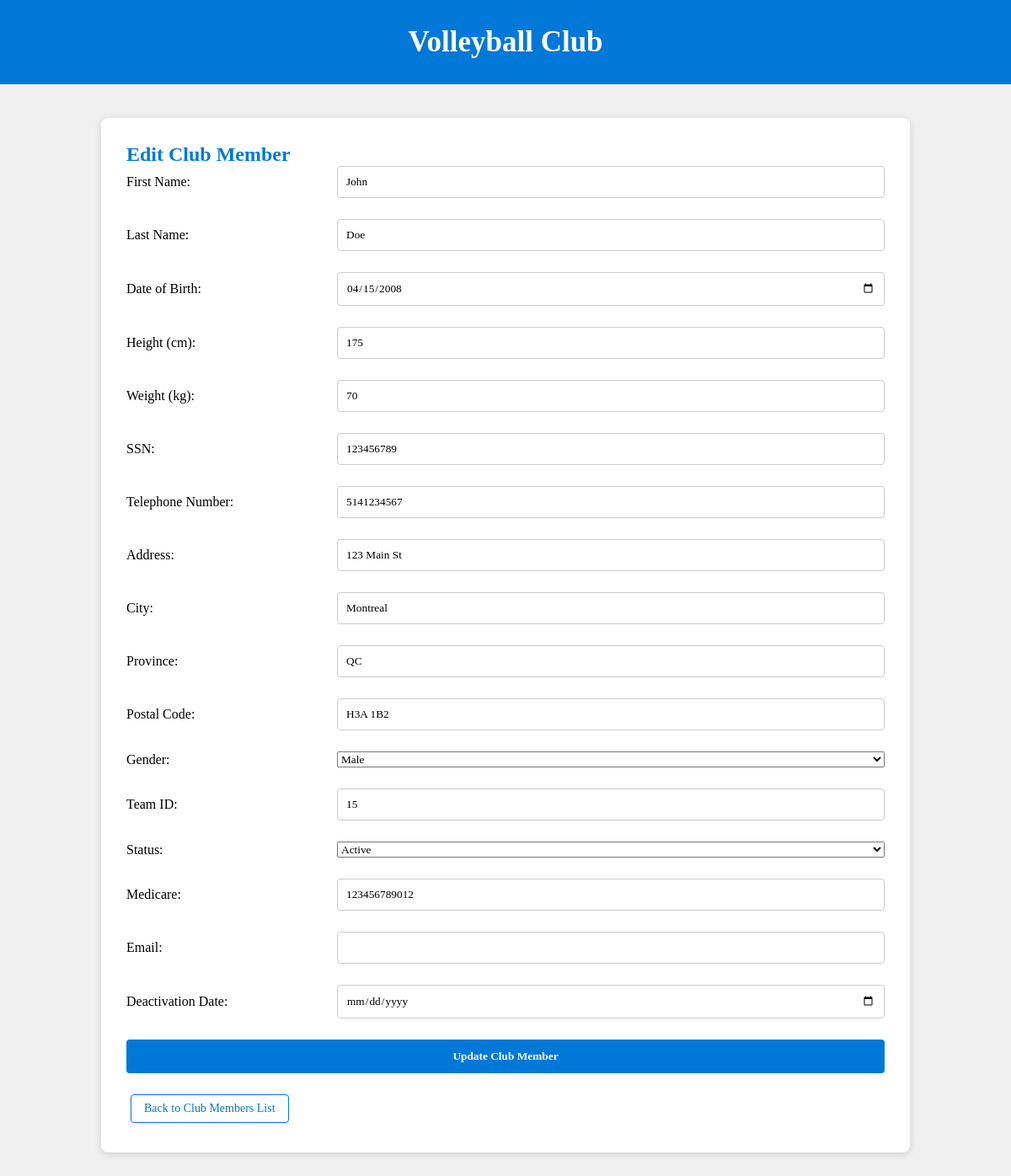
Screenshot of /clubmembers/update_clubmembers.php?clubmember_id=301 with the database file from the repository.
### tables this page shows
CREATE TABLE Clubmembers (
	clubmember_id INT PRIMARY KEY AUTO_INCREMENT,	
	teams_id INT, 			
	first_name VARCHAR(255),
    last_name VARCHAR(255),
    date_of_birth DATE,
    height INT,
    weight INT,
    ssn CHAR(15) NOT NULL UNIQUE,
    medicare CHAR(15) NOT NULL UNIQUE, 
    telephone_number CHAR(15),
    address VARCHAR(255),
    city VARCHAR(255),
    province VARCHAR(255),
    postal_code CHAR(7),
    gender ENUM('male', 'female'),
	status ENUM('active', 'inactive') DEFAULT 'inactive',
	FOREIGN KEY (teams_id) REFERENCES Teams(teams_id) ON DELETE CASCADE
);

### clubmembers/update_clubmembers.php (the view, shortened to what this page needs)
<?php
require_once "../db_connect.php";
$clubmember_id = isset($_POST['clubmember_id']) ? $_POST['clubmember_id'] : (isset($_GET['clubmember_id']) ? $_GET['clubmember_id'] : null);
$club_member = null;
if ($clubmember_id) {
    $query = "SELECT * FROM Clubmembers WHERE clubmember_id = ?";
    $stmt = $conn->prepare($query);
    $stmt->bind_param("i", $clubmember_id);
    $stmt->execute();
    $result = $stmt->get_result();
    $club_member = $result->fetch_assoc();
}
?>
<!DOCTYPE html>
<html>
<head>
    <link rel="stylesheet" href="../css/style.css">
</head>
<body>
<h1>Volleyball Club</h1>
<section class="form-section">
    <h2>Edit Club Member</h2>
    <?php if (!$clubmember_id): ?>
        <form method="post" action="update_clubmembers.php">
            <label for="prompt_clubmember_id">Enter Club Member ID to Edit:</label>
            <input type="number" name="prompt_clubmember_id" required>
            <input type="submit" value="Load Club Member" class="load-btn">
        </form>
    <?php elseif ($club_member): ?>
        <form method="post" action="update_clubmembers.php">
            <div class="form-row">
            <label for="first_name">First Name:</label>
            <input type="text" name="first_name" value="<?php echo htmlspecialchars($club_member['first_name']); ?>">
            </div>
            <div class="form-row">
            <label for="last_name">Last Name:</label>
            <input type="text" name="last_name" value="<?php echo htmlspecialchars($club_member['last_name']); ?>">
            </div>
            <div class="form-row">
            <label for="date_of_birth">Date of Birth:</label>
            <input type="date" name="date_of_birth" value="<?php echo htmlspecialchars($club_member['date_of_birth']); ?>">
            </div>
            <div class="form-row">
            <label for="height">Height (cm):</label>
            <input type="number" name="height" value="<?php echo htmlspecialchars($club_member['height']); ?>">
            </div>
            <div class="form-row">
            <label for="weight">Weight (kg):</label>
            <input type="number" name="weight" value="<?php echo htmlspecialchars($club_member['weight']); ?>">
            </div>
            <div class="form-row">
            <label for="ssn">SSN:</label>
            <input type="text" name="ssn" maxlength="15" value="<?php echo htmlspecialchars($club_member['ssn']); ?>" required>
            </div>
            <div class="form-row">
            <label for="telephone_number">Telephone Number:</label>
            <input type="text" name="telephone_number" maxlength="15" value="<?php echo htmlspecialchars($club_member['telephone_number']); ?>">
            </div>
            <div class="form-row">
            <label for="address">Address:</label>
            <input type="text" name="address" value="<?php echo htmlspecialchars($club_member['address']); ?>">
            </div>
            <div class="form-row">
            <label for="city">City:</label>
            <input type="text" name="city" value="<?php echo htmlspecialchars($club_member['city']); ?>">
            </div>
            <div class="form-row">
            <label for="province">Province:</label>
            <input type="text" name="province" value="<?php echo htmlspecialchars($club_member['province']); ?>">
            </div>
            <div class="form-row">
            <label for="postal_code">Postal Code:</label>
            <input type="text" name="postal_code" maxlength="7" value="<?php echo htmlspecialchars($club_member['postal_code']); ?>">
            </div>
            <div class="form-row">
            <label for="gender">Gender:</label>
            <select name="gender">
                <option value="male" <?php echo $club_member['gender'] === 'male' ? 'selected' : ''; ?>>Male</option>
            </select>
            </div>
            <div class="form-row">
            <label for="teams_id">Team ID:</label>
            <input type="number" name="teams_id" value="<?php echo htmlspecialchars($club_member['teams_id']); ?>">
            </div>
            <div class="form-row">
            <label for="status">Status:</label>
            <select name="status">
                <option value="active" <?php echo $club_member['status'] === 'active' ? 'selected' : ''; ?>>Active</option>
            </select>
            </div>
            <div class="form-row">
            <label for="medicare">Medicare:</label>
            <input type="text" name="medicare" maxlength="15" value="<?php echo htmlspecialchars($club_member['medicare']); ?>" required>
            </div>
            <div class="form-row">
            <label for="email">Email:</label>
            <input type="email" name="email" value="<?php echo htmlspecialchars($club_member['email']); ?>" required>
            </div>
            <div class="form-row">
            <label for="deactivation_date">Deactivation Date:</label>
            <input type="date" name="deactivation_date" value="<?php echo htmlspecialchars($club_member['deactivation_date']); ?>">
            </div>
            <input type="submit" value="Update Club Member" class="load-btn">
        </form>
    <?php endif; ?>
    <a href="../clubmembers/view_clubmembers.php">Back to Club Members List</a>
    </section>
</body>
</html>

### css/style.css (style rules this page uses)
* { margin: 0; padding: 0; box-sizing: border-box; text-decoration: none; font-family: Georgia, 'Times New Roman', Times, serif; }
body { margin: 0; background-color: #f0f0f0; font-family: Arial, sans-serif; }
h1 { background-color: #0078d7; color: white; text-align: center; padding: 30px; font-size: 35px; font-weight: bolder; }
h2 { color: #0078d7; }
a { display: inline-block; padding: 8px 15px; margin: 5px; border: 1px solid #0078d7; border-radius: 4px; color: #0078d7; background-color: white; text-decoration: none; font-size: 14px; }
.form-section { width: 80%; max-width: 1000px; margin: 40px auto; background-color: white; padding: 30px; border-radius: 8px; box-shadow: 0 2px 8px rgba(0,0,0,0.15); }
.form-row { display: grid; grid-template-columns: 250px 1fr; align-items: center; margin-bottom: 15px; }
.load-btn { background-color: #0078d7; color: white; border: none; padding: 10px 20px; border-radius: 4px; cursor: pointer; font-weight: bold; }
.form-row { display: grid; grid-template-columns: 250px 1fr; align-items: center; margin-bottom: 25px; }
.form-row input { padding: 10px; border: 1px solid #ccc; border-radius: 4px; }
.load-btn { width: 100%; background-color: #0078d7; color: white; border: none; padding: 12px; border-radius: 4px; font-weight: bold; cursor: pointer; margin-bottom: 20px; }

### rows the page displays
clubmembers: first_name "John", last_name "Doe", date_of_birth "04/15/2008", height "175", weight "70", ssn "123456789", telephone_number "5141234567", address "123 Main St", city "Montreal", province "QC", postal_code "H3A 1B2", gender "Male", teams_id "15", status "Active", medicare "123456789012"
